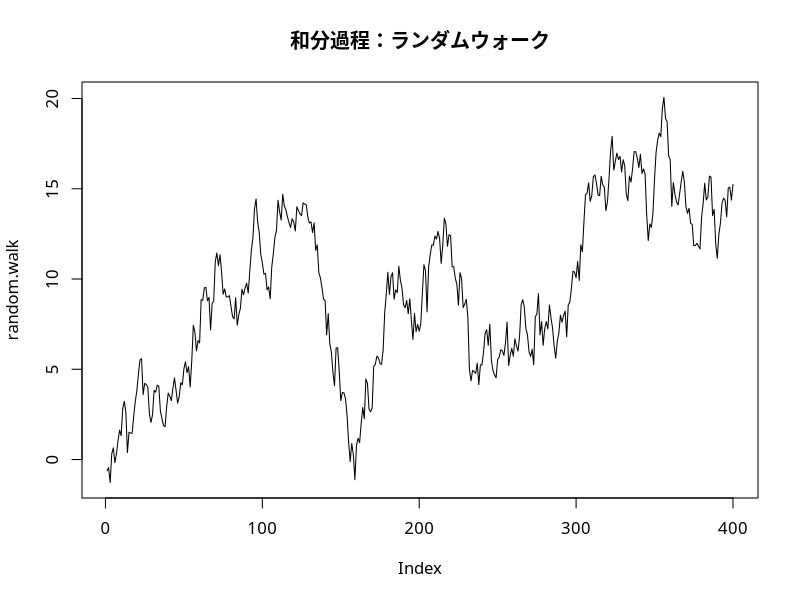
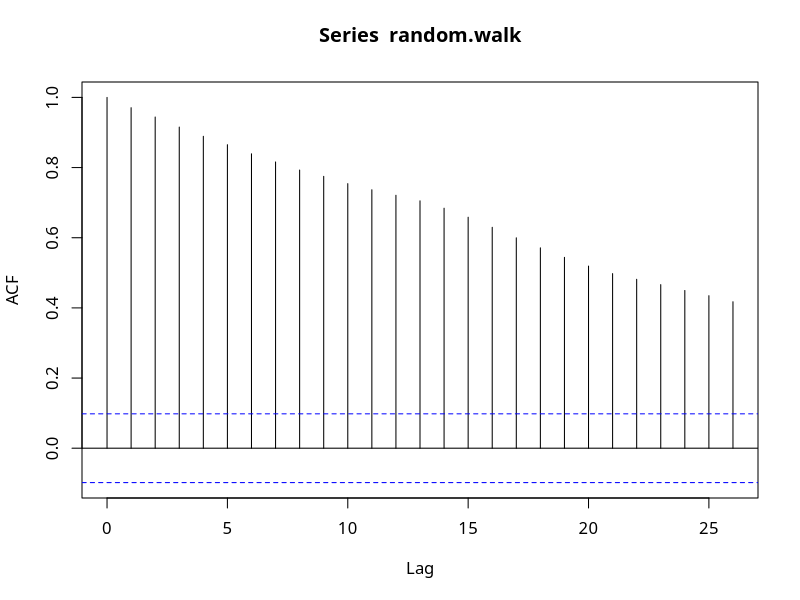

These figures' R source, in order: (Note: this script raises an error after producing the figures.)
# ランダムウォーク、ドランカーズウォーク、酔歩
# ホワイトノイズの累積和を取ると簡単に作れる
# 和を取っているからランダムウォークは和分過程
# 同じ数値が使われる＝似てる＝自己相関がある
#
#
set.seed(1)
white.noise <- rnorm(n = 400) # 正規分布
random.walk <- cumsum(white.noise)
par(family = "HiraKakuProN-W3") # plot するグラフの日本語化
plot(random.walk, type = "l", main = "和分過程：ランダムウォーク")
acf(random.walk)　# 自己相関が無いかどうか確認


model.RW <- auto.arima(
  random.walk,
  ic = "aic",
  trace = T,
  stepwise = F,
  approximation = F
)


plot(forecast(model.RW, h = 100), flwd = 5)
abline(h = mean(random.walk)) # random walk の平均
abline(h = random.walk[400], col = 2, lty = 2) # random walkの最後に得られたデータの大きさ
